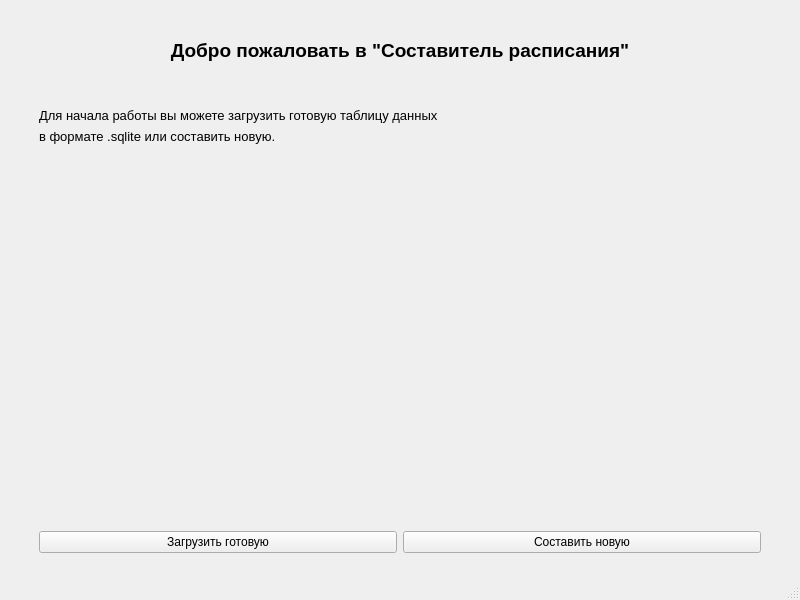
<?xml version="1.0" encoding="UTF-8"?>
<ui version="4.0">
 <class>MainWindow</class>
 <widget class="QMainWindow" name="MainWindow">
  <property name="geometry">
   <rect>
    <x>0</x>
    <y>0</y>
    <width>800</width>
    <height>600</height>
   </rect>
  </property>
  <property name="minimumSize">
   <size>
    <width>800</width>
    <height>600</height>
   </size>
  </property>
  <property name="font">
   <font>
    <pointsize>14</pointsize>
   </font>
  </property>
  <property name="windowTitle">
   <string>MainWindow</string>
  </property>
  <property name="styleSheet">
   <string notr="true"/>
  </property>
  <widget class="QWidget" name="centralwidget">
   <layout class="QVBoxLayout" name="verticalLayout">
    <item>
     <layout class="QVBoxLayout" name="verticalLayout_2">
      <property name="leftMargin">
       <number>30</number>
      </property>
      <property name="topMargin">
       <number>10</number>
      </property>
      <property name="rightMargin">
       <number>30</number>
      </property>
      <property name="bottomMargin">
       <number>10</number>
      </property>
      <item>
       <spacer name="verticalSpacer_2">
        <property name="orientation">
         <enum>Qt::Vertical</enum>
        </property>
        <property name="sizeType">
         <enum>QSizePolicy::Fixed</enum>
        </property>
        <property name="sizeHint" stdset="0">
         <size>
          <width>20</width>
          <height>20</height>
         </size>
        </property>
       </spacer>
      </item>
      <item>
       <widget class="QLabel" name="label">
        <property name="sizePolicy">
         <sizepolicy hsizetype="Preferred" vsizetype="Fixed">
          <horstretch>0</horstretch>
          <verstretch>0</verstretch>
         </sizepolicy>
        </property>
        <property name="font">
         <font>
          <pointsize>14</pointsize>
          <weight>75</weight>
          <bold>true</bold>
         </font>
        </property>
        <property name="text">
         <string>Добро пожаловать в &quot;Составитель расписания&quot;</string>
        </property>
        <property name="alignment">
         <set>Qt::AlignCenter</set>
        </property>
       </widget>
      </item>
      <item>
       <spacer name="verticalSpacer_3">
        <property name="orientation">
         <enum>Qt::Vertical</enum>
        </property>
        <property name="sizeType">
         <enum>QSizePolicy::Fixed</enum>
        </property>
        <property name="sizeHint" stdset="0">
         <size>
          <width>20</width>
          <height>40</height>
         </size>
        </property>
       </spacer>
      </item>
      <item>
       <widget class="QLabel" name="label_2">
        <property name="sizePolicy">
         <sizepolicy hsizetype="Preferred" vsizetype="Fixed">
          <horstretch>0</horstretch>
          <verstretch>0</verstretch>
         </sizepolicy>
        </property>
        <property name="font">
         <font>
          <pointsize>10</pointsize>
         </font>
        </property>
        <property name="text">
         <string>Для начала работы вы можете загрузить готовую таблицу данных </string>
        </property>
       </widget>
      </item>
      <item>
       <widget class="QLabel" name="label_3">
        <property name="sizePolicy">
         <sizepolicy hsizetype="Preferred" vsizetype="Fixed">
          <horstretch>0</horstretch>
          <verstretch>0</verstretch>
         </sizepolicy>
        </property>
        <property name="font">
         <font>
          <pointsize>10</pointsize>
         </font>
        </property>
        <property name="text">
         <string>в формате .sqlite или составить новую.</string>
        </property>
       </widget>
      </item>
      <item>
       <spacer name="verticalSpacer">
        <property name="orientation">
         <enum>Qt::Vertical</enum>
        </property>
        <property name="sizeHint" stdset="0">
         <size>
          <width>20</width>
          <height>40</height>
         </size>
        </property>
       </spacer>
      </item>
      <item>
       <layout class="QHBoxLayout" name="horizontalLayout">
        <item>
         <widget class="QPushButton" name="downland_button">
          <property name="font">
           <font>
            <pointsize>9</pointsize>
           </font>
          </property>
          <property name="styleSheet">
           <string notr="true"/>
          </property>
          <property name="text">
           <string>Загрузить готовую</string>
          </property>
         </widget>
        </item>
        <item>
         <widget class="QPushButton" name="new_table_button">
          <property name="font">
           <font>
            <pointsize>9</pointsize>
           </font>
          </property>
          <property name="styleSheet">
           <string notr="true"/>
          </property>
          <property name="text">
           <string>Составить новую</string>
          </property>
         </widget>
        </item>
       </layout>
      </item>
     </layout>
    </item>
   </layout>
  </widget>
  <widget class="QStatusBar" name="statusbar"/>
 </widget>
 <resources/>
 <connections/>
</ui>
